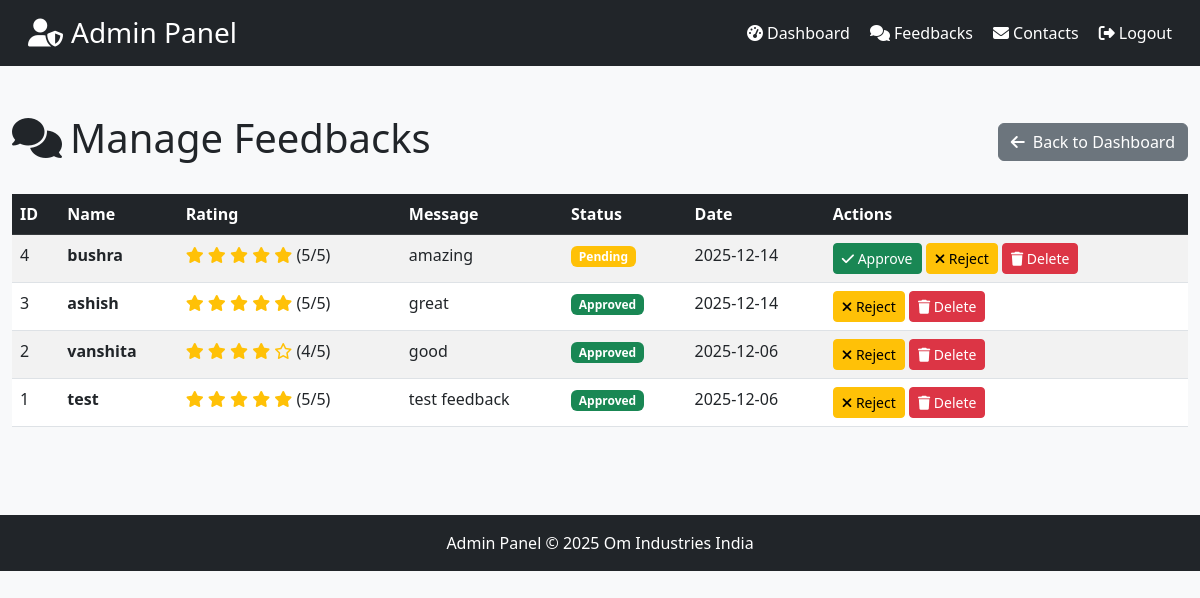
The page /admin/feedback (signed in) on the database as committed earlier.
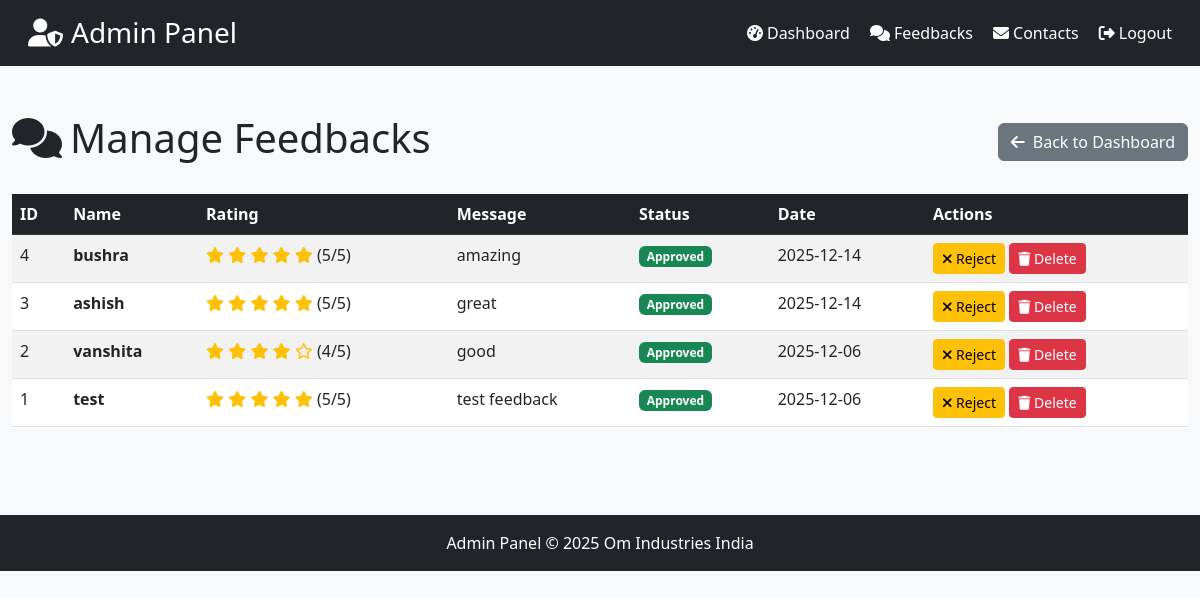
The same page on the database as committed later.
### tables this page shows
CREATE TABLE feedback (
    id INTEGER PRIMARY KEY AUTOINCREMENT,
    name TEXT NOT NULL,
    message TEXT NOT NULL,
    date TIMESTAMP DEFAULT CURRENT_TIMESTAMP
, rating INTEGER DEFAULT 5, status TEXT DEFAULT 'pending');

### app.py (the view)
@app.route("/admin/feedback")
def admin_feedback():
    if not session.get('admin_logged_in'):
        return redirect(url_for('admin_login'))
    conn = get_db_connection()
    cursor = execute_query(conn, "SELECT * FROM feedback ORDER BY date DESC")
    feedbacks = cursor.fetchall()
    conn.close()
    return render_template("admin/pages/feedback.html", title="Manage Feedback", feedbacks=feedbacks)

### app.py (called while the page is built)
def execute_query(conn, query, params=None):
    if USE_POSTGRES:
        cursor = conn.cursor()
        if params:
            if '?' in query:
                query = query.replace('?', '%s')
            cursor.execute(query, params)
        else:
            cursor.execute(query)
        return cursor
    else:
        if params:
            return conn.execute(query, params)
        else:
            return conn.execute(query)

### templates/admin/pages/feedback.html (shortened to what this page needs)
{% extends "admin/base_admin.html" %}
{% block content %}
<div class="container-fluid py-4">
  <div class="d-flex justify-content-between align-items-center mb-4">
    <h1><i class="fas fa-comments me-2"></i>Manage Feedbacks</h1>
    <a href="{{ url_for('admin_dashboard') }}" class="btn btn-secondary">
      <i class="fas fa-arrow-left me-2"></i>Back to Dashboard
    </a>
  </div>
  {% if feedbacks %}
  <div class="table-responsive">
    <table class="table table-striped table-hover">
      <thead class="table-dark">
        <tr>
          <th>ID</th>
          <th>Name</th>
          <th>Rating</th>
          <th>Message</th>
          <th>Status</th>
          <th>Date</th>
          <th>Actions</th>
        </tr>
      </thead>
      <tbody>
        {% for feedback in feedbacks %}
        <tr>
          <td>{{ feedback['id'] }}</td>
          <td><strong>{{ feedback['name'] }}</strong></td>
          <td>
            {% for i in range(5) %}
              {% if i < feedback['rating'] %}
                <i class="fas fa-star text-warning"></i>
              {% else %}
                <i class="far fa-star text-warning"></i>
              {% endif %}
            {% endfor %}
            ({{ feedback['rating'] }}/5)
          </td>
          <td>{{ feedback['message'][:50] }}{% if feedback['message']|length > 50 %}...{% endif %}</td>
          <td>
            {% if feedback['status'] == 'approved' %}
              <span class="badge bg-success">Approved</span>
            {% elif feedback['status'] == 'rejected' %}
              <span class="badge bg-danger">Rejected</span>
            {% else %}
              <span class="badge bg-warning">Pending</span>
            {% endif %}
          </td>
          <td>
            {% if feedback['date'] %}
              {% if feedback['date'] is string %}
                {{ feedback['date'][:10] }}
              {% else %}
                {{ feedback['date'].strftime('%Y-%m-%d') }}
              {% endif %}
            {% else %}
              N/A
            {% endif %}
          </td>
          <td>
            {% if feedback['status'] != 'approved' %}
            <a href="{{ url_for('admin_feedback_action', feedback_id=feedback['id'], action='approve') }}"
               class="btn btn-sm btn-success"
               onclick="return confirm('Approve this feedback?')">
              <i class="fas fa-check"></i> Approve
            </a>
            {% endif %}
            {% if feedback['status'] != 'rejected' %}
            <a href="{{ url_for('admin_feedback_action', feedback_id=feedback['id'], action='reject') }}"
               class="btn btn-sm btn-warning"
               onclick="return confirm('Reject this feedback?')">
              <i class="fas fa-times"></i> Reject
            </a>
            {% endif %}
            <a href="{{ url_for('admin_feedback_action', feedback_id=feedback['id'], action='delete') }}"
               class="btn btn-sm btn-danger"
               onclick="return confirm('Delete this feedback permanently?')">
              <i class="fas fa-trash"></i> Delete
            </a>
          </td>
        </tr>
        {% endfor %}
      </tbody>
    </table>
  </div>
  {% else %}
  <div class="alert alert-info">
    <i class="fas fa-info-circle me-2"></i>No feedbacks found.
  </div>
  {% endif %}
</div>
{% endblock %}

### templates/admin/base_admin.html (shortened to what this page needs)
<!DOCTYPE html>
<html lang="en">
<head>
    <link href="https://cdn.jsdelivr.net/npm/bootstrap@5.3.0/dist/css/bootstrap.min.css" rel="stylesheet">
    <link rel="stylesheet" href="https://cdnjs.cloudflare.com/ajax/libs/font-awesome/6.4.0/css/all.min.css">
</head>
<body>
{% include "admin/components/header_admin.html" %}
<main>
    {% block content %}{% endblock %}
</main>
{% include "admin/components/footer_admin.html" %}
</body>
</html>

### templates/admin/components/header_admin.html
<header class="bg-dark text-white p-3 mb-4">
  <div class="container-fluid">
    <div class="d-flex justify-content-between align-items-center">
      <div>
        <h3 class="mb-0"><i class="fas fa-user-shield me-2"></i>Admin Panel</h3>
      </div>
      <nav>
        <a href="{{ url_for('admin_dashboard') }}" class="text-white text-decoration-none me-3">
          <i class="fas fa-tachometer-alt me-1"></i>Dashboard
        </a>
        <a href="{{ url_for('admin_feedback') }}" class="text-white text-decoration-none me-3">
          <i class="fas fa-comments me-1"></i>Feedbacks
        </a>
        <a href="{{ url_for('admin_contacts') }}" class="text-white text-decoration-none me-3">
          <i class="fas fa-envelope me-1"></i>Contacts
        </a>
        <a href="{{ url_for('admin_logout') }}" class="text-white text-decoration-none">
          <i class="fas fa-sign-out-alt me-1"></i>Logout
        </a>
      </nav>
    </div>
  </div>
</header>

### templates/admin/components/footer_admin.html
<footer class="bg-dark text-white text-center py-3 mt-5">
    <div class="container">
        <p class="mb-0">Admin Panel © 2025 Om Industries India</p>
    </div>
</footer>

### templates/admin/base_admin.html (style rules this page uses)
body { background-color: #f8f9fa; }

Rows that differ between the two databases and show on the page:
changed feedback "bushra": status "Pending Approve" → "Approved"
